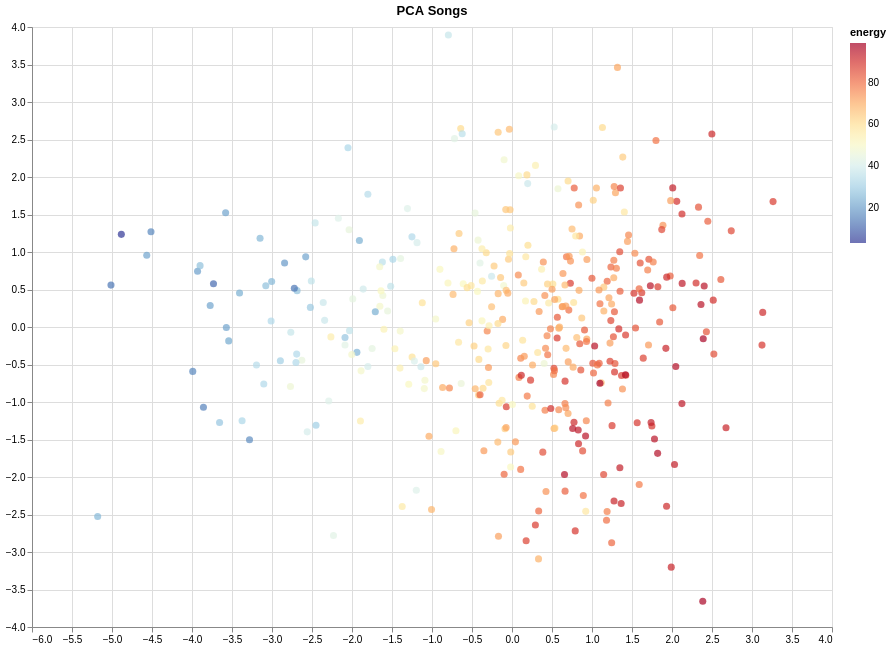

The code cell stored with this chart in its notebook:
### Markdown cell above
The camelot wheel is a circle, so standard linear numbers can confuse ML models. Specifically, a model might think 12 and 1 are far apart, even though they are neighbors. The solution used here is projecting the 12 positions onto a 2D coordinate system using cos/sin.

For example, 12 and 1 on the camelot wheel are in key (and should therefore have a small "distance"). 12 lies at point (1, 0); 1 at (.866, 0.5). Using euclidian distance, the distance between them is 0.51; the distance between 12 and 6 (opposite sides of the wheel) is 2.0, which we can use to describe that that 12 and 1 are very closely related, while 12 and 6 are mathematically distant (opposites on the camelot wheel).

### Code cell
# song recommendations
songs = data.drop_duplicates(subset=["title_x", "artist_name"]).reset_index(drop=True)
features = songs.loc[:, "camelot_x":"loudness"].drop(["camelot_x", "camelot_y"], axis=1)
model = make_pipeline(StandardScaler(), NearestNeighbors()).fit(features)

# # use PCA for dimensionality reduction so that we can "graph" songs
coords = make_pipeline(StandardScaler(), PCA(n_components=2)).fit_transform(features)
songs["x"], songs["y"] = coords[:, 0], coords[:, 1]

alt.Chart(songs).encode(
    x=alt.X("x:Q", title=""),
    y=alt.Y("y:Q", title=""),
    tooltip=alt.Tooltip(data.columns.to_list()),
    color=alt.Color("energy:Q", scale=alt.Scale(scheme="redyellowblue", reverse=True))
).mark_point(filled=True, size=50, color="green").properties(width=800, height=600, title="PCA Songs").interactive()

### Figure 1 — Vega-Lite specification as saved in the notebook (floating-point values rounded to 4 significant figures; data arrays with more than 128 entries replaced by an {"elided": "..."} marker saying what was removed)
{"config": {"view": {"continuousWidth": 300, "continuousHeight": 300}}, "data": {"name": "data-b69355f986f74a5829521c66a9463dfd"}, "mark": {"type": "point", "color": "green", "filled": true, "size": 50}, "encoding": {"color": {"field": "energy", "scale": {"reverse": true, "scheme": "redyellowblue"}, "type": "quantitative"}, "tooltip": [{"field": "request_id", "type": "nominal"}, {"field": "request_time", "type": "temporal"}, {"field": "mode", "type": "nominal"}, {"field": "camelot", "type": "nominal"}, {"field": "camelot_x", "type": "quantitative"}, {"field": "camelot_y", "type": "quantitative"}, {"field": "is_major", "type": "quantitative"}, {"field": "duration_x", "type": "quantitative"}, {"field": "tempo", "type": "quantitative"}, {"field": "popularity", "type": "quantitative"}, {"field": "energy", "type": "quantitative"}, {"field": "happiness", "type": "quantitative"}, {"field": "acousticness", "type": "quantitative"}, {"field": "danceability", "type": "quantitative"}, {"field": "instrumentalness", "type": "quantitative"}, {"field": "speechiness", "type": "quantitative"}, {"field": "liveness", "type": "quantitative"}, {"field": "loudness", "type": "quantitative"}, {"field": "title_x", "type": "nominal"}, {"field": "length", "type": "quantitative"}, {"field": "video", "type": "nominal"}, {"field": "first_release_date", "type": "nominal"}, {"field": "aliases", "type": "nominal"}, {"field": "genres", "type": "nominal"}, {"field": "artist_name", "type": "nominal"}, {"field": "artist_type", "type": "nominal"}, {"field": "artist_country", "type": "nominal"}, {"field": "artist_aliases", "type": "nominal"}, {"field": "artist_genres", "type": "nominal"}, {"field": "release_titles", "type": "nominal"}, {"field": "release_dates", "type": "nominal"}, {"field": "release_countries", "type": "nominal"}, {"field": "release_genres", "type": "nominal"}, {"field": "title_y", "type": "nominal"}, {"field": "artist", "type": "nominal"}, {"field": "album", "type": "nominal"}, {"field": "duration_y", "type": "quantitative"}, {"field": "program_start_ts", "type": "nominal"}, {"field": "plays", "type": "quantitative"}, {"field": "is_ad", "type": "nominal"}], "x": {"field": "x", "title": "", "type": "quantitative"}, "y": {"field": "y", "title": "", "type": "quantitative"}}, "height": 600, "params": [{"name": "param_1e9efca18e7a2868", "select": {"type": "interval", "encodings": ["x", "y"]}, "bind": "scales"}], "title": "PCA Songs", "width": 800, "$schema": "https://vega.github.io/schema/vega-lite/v6.4.1.json", "datasets": {"data-b69355f986f74a5829521c66a9463dfd": {"elided": "373 records"}}}
